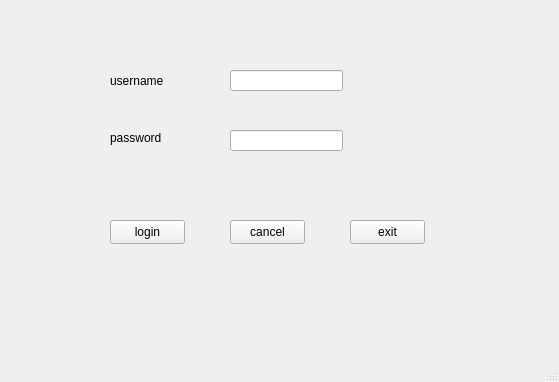
<?xml version="1.0" encoding="UTF-8"?>
<ui version="4.0">
 <class>MainWindow</class>
 <widget class="QMainWindow" name="MainWindow">
  <property name="geometry">
   <rect>
    <x>0</x>
    <y>0</y>
    <width>559</width>
    <height>382</height>
   </rect>
  </property>
  <property name="windowTitle">
   <string>MainWindow</string>
  </property>
  <widget class="QWidget" name="centralwidget">
   <widget class="QPushButton" name="logButton">
    <property name="geometry">
     <rect>
      <x>110</x>
      <y>220</y>
      <width>75</width>
      <height>24</height>
     </rect>
    </property>
    <property name="text">
     <string>login</string>
    </property>
   </widget>
   <widget class="QPushButton" name="exitButton">
    <property name="geometry">
     <rect>
      <x>350</x>
      <y>220</y>
      <width>75</width>
      <height>24</height>
     </rect>
    </property>
    <property name="text">
     <string>exit</string>
    </property>
   </widget>
   <widget class="QLabel" name="username">
    <property name="geometry">
     <rect>
      <x>110</x>
      <y>70</y>
      <width>71</width>
      <height>21</height>
     </rect>
    </property>
    <property name="text">
     <string>username</string>
    </property>
   </widget>
   <widget class="QLineEdit" name="usernameEdit">
    <property name="geometry">
     <rect>
      <x>230</x>
      <y>70</y>
      <width>113</width>
      <height>21</height>
     </rect>
    </property>
   </widget>
   <widget class="QLabel" name="password">
    <property name="geometry">
     <rect>
      <x>110</x>
      <y>130</y>
      <width>71</width>
      <height>16</height>
     </rect>
    </property>
    <property name="text">
     <string>password</string>
    </property>
   </widget>
   <widget class="QLineEdit" name="passwordEdit">
    <property name="geometry">
     <rect>
      <x>230</x>
      <y>130</y>
      <width>113</width>
      <height>21</height>
     </rect>
    </property>
    <property name="contextMenuPolicy">
     <enum>Qt::PreventContextMenu</enum>
    </property>
    <property name="text">
     <string/>
    </property>
   </widget>
   <widget class="QPushButton" name="cancelButton">
    <property name="geometry">
     <rect>
      <x>230</x>
      <y>220</y>
      <width>75</width>
      <height>24</height>
     </rect>
    </property>
    <property name="text">
     <string>cancel</string>
    </property>
   </widget>
  </widget>
  <widget class="QStatusBar" name="statusbar"/>
 </widget>
 <resources/>
 <connections/>
</ui>
